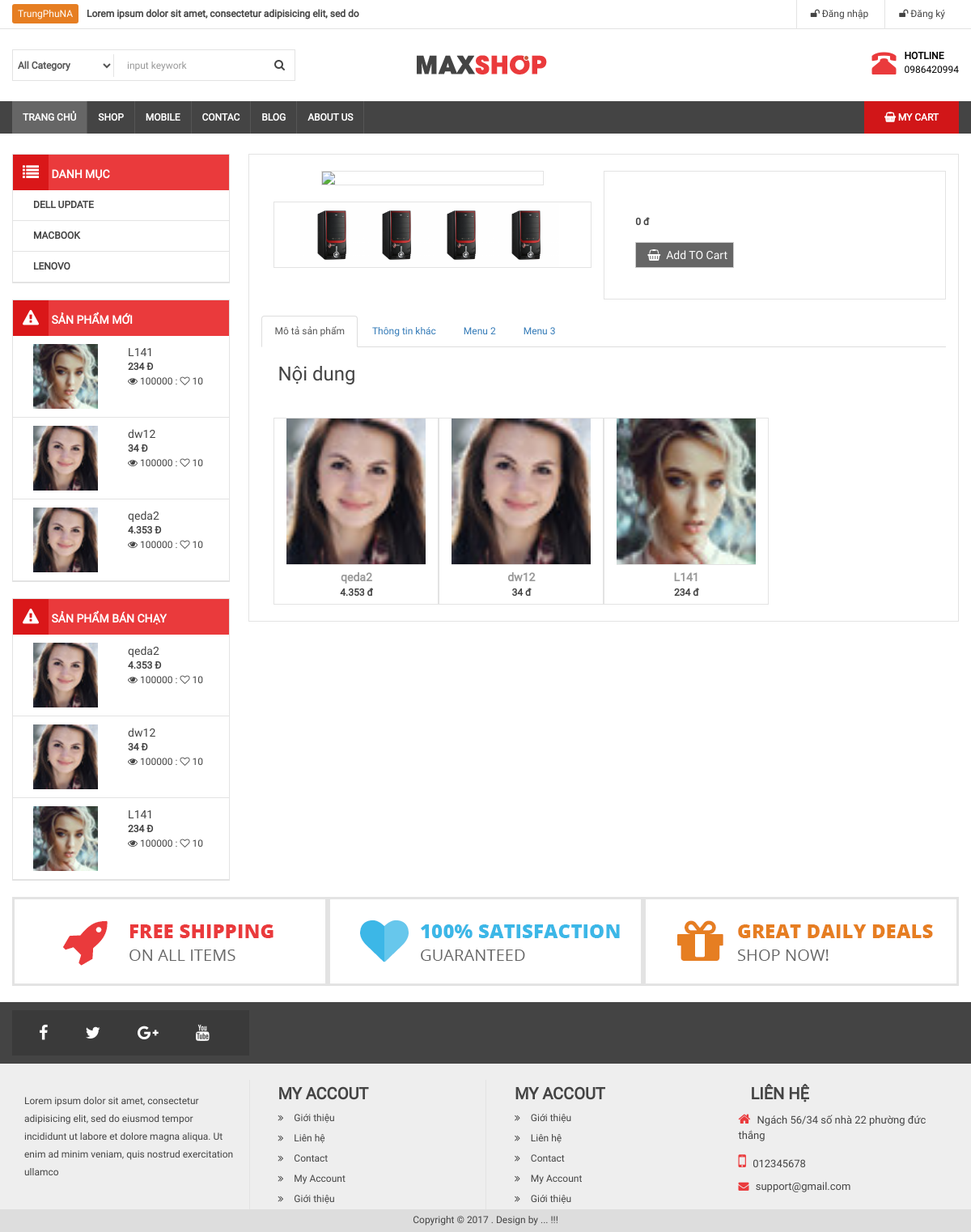
/chi-tiet-san-pham.php, run on an earlier commit of the app's database.
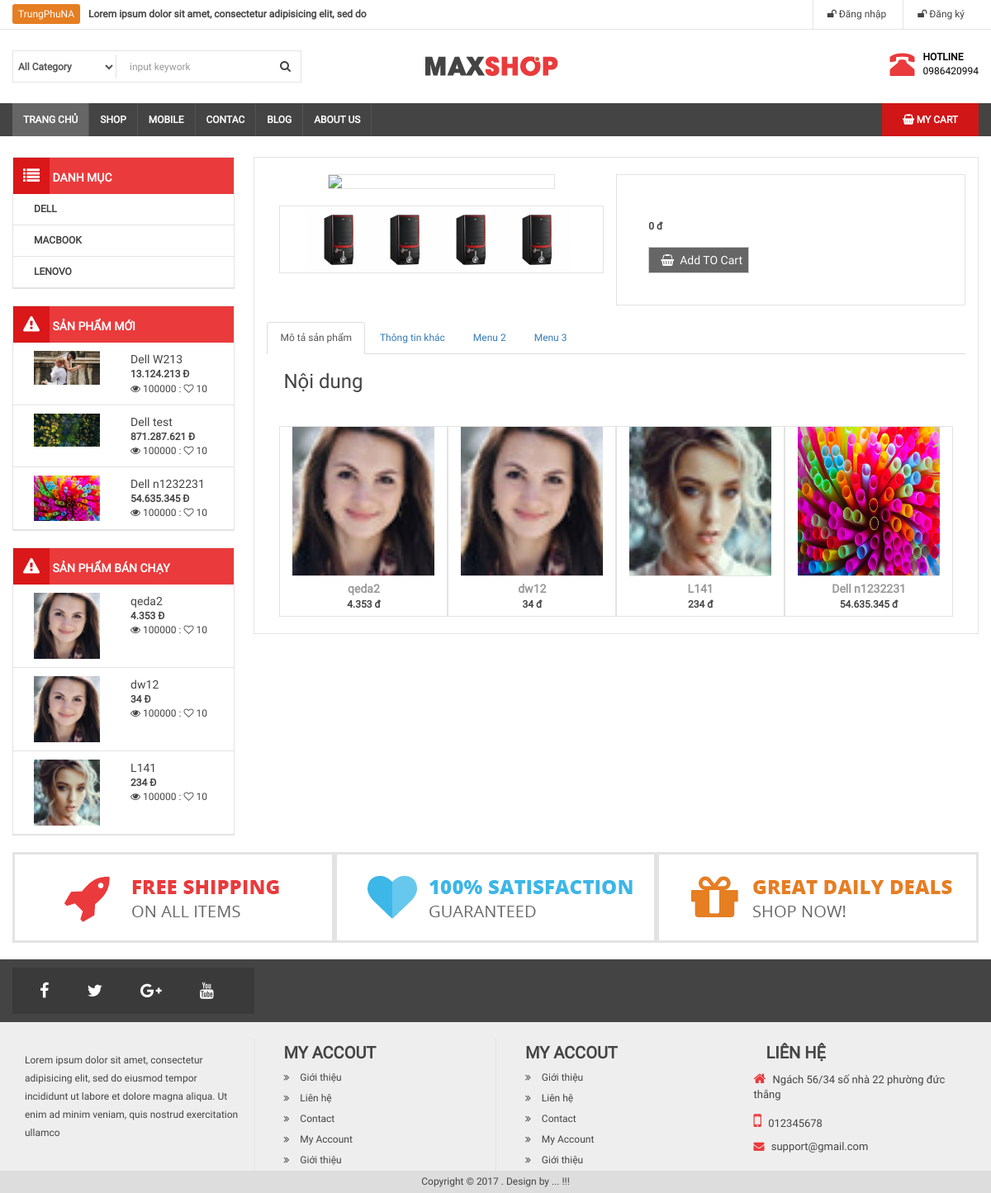
And on a later commit of the database.
### tables this page shows
CREATE TABLE `category` (
  `id` int(11) NOT NULL,
  `name` varchar(100) DEFAULT NULL,
  `slug` varchar(100) DEFAULT NULL,
  `images` varchar(100) DEFAULT NULL,
  `banner` varchar(100) DEFAULT NULL,
  `home` tinyint(4) DEFAULT '0',
  `status` tinyint(4) DEFAULT '1',
  `created_at` timestamp NULL DEFAULT CURRENT_TIMESTAMP,
  `updated_at` timestamp NULL DEFAULT CURRENT_TIMESTAMP ON UPDATE CURRENT_TIMESTAMP
);

CREATE TABLE `product` (
  `id` int(11) NOT NULL,
  `name` varchar(100) DEFAULT NULL,
  `slug` varchar(100) DEFAULT NULL,
  `price` int(11) DEFAULT NULL,
  `sale` tinyint(4) DEFAULT '0',
  `thumbnail` varchar(100) DEFAULT NULL,
  `category_id` int(11) DEFAULT NULL,
  `pay` int(11) DEFAULT '0',
  `content` text,
  `number` int(11) DEFAULT NULL,
  `head` int(11) DEFAULT '0',
  `view` int(11) DEFAULT '0',
  `hot` tinyint(4) DEFAULT '0',
  `created_at` timestamp NULL DEFAULT CURRENT_TIMESTAMP,
  `updated_at` timestamp NULL DEFAULT CURRENT_TIMESTAMP ON UPDATE CURRENT_TIMESTAMP
);

### libraries/Function.php (called while the page is built, shortened)
<?php
    function base_url()
    {
        return $url  = "http://localhost/web-shop/";
    }
    function uploads()
    {
        return base_url() . "public/uploads/";
    }
    function formatPrice($number){
        $number = intval($number);
        return $number = number_format($number,0,',','.')." đ";
    }
 ?>

### libraries/Database.php (called while the page is built, shortened)
<?php
    class Database
    {
        public $link;
        public function __construct()
        {
            $this->link = mysqli_connect("localhost", "root", "", "web_shop") or die ();
            mysqli_set_charset($this->link,"utf8");
        }
        public function fetchsql( $sql )
        {
            $result = mysqli_query($this->link,$sql) or die("Lỗi  truy vấn sql " .mysqli_error($this->link));
            $data = [];
            if( $result)
            {
                while ($num = mysqli_fetch_assoc($result))
                {
                    $data[] = $num;
                }
            }
            return $data;
        }
         public function fetchAll($table)
        {
            $sql = "SELECT * FROM {$table} WHERE 1" ;
            $result = mysqli_query($this->link,$sql) or die("Lỗi Truy Vấn fetchAll " .mysqli_error($this->link));
            $data = [];
            if( $result)
            {
                while ($num = mysqli_fetch_assoc($result))
                {
                    $data[] = $num;
                }
            }
            return $data;
        }
    }
?>

### autoload/autoload.php (called while the page is built, shortened)
<?php
	require_once __DIR__. "/../libraries/Database.php";
   	require_once __DIR__. "/../libraries/Function.php";
   	$db = new Database ;
   	$category = $db->fetchAll("category");
   	$sqlNew = "SELECT * FROM product WHERE 1 ORDER BY ID DESC LIMIT 3";
   	$productNew = $db->fetchsql($sqlNew);
      $sqlPay = "SELECT * FROM product WHERE 1 ORDER BY PAY DESC LIMIT 3";
      $productPay = $db->fetchsql($sqlPay);
?>

### chi-tiet-san-pham.php (the view, shortened to what the changed rows need)
<?php
   require_once __DIR__. "/autoload/autoload.php";
   $id = intval(getInput('id'));
   $sql = "SELECT * FROM product WHERE id != $id ORDER BY ID LIMIT 4";
   $sanPhamKemTheo = $db->fetchsql($sql);
?>
<?php require_once __DIR__. "/layouts/header.php"; ?>
                    <div class="col-md-9 bor">
                        <div class="col-md-12">
                        	<div class="showitem">
                                    <?php foreach ($sanPhamKemTheo as $item): ?>
                                        <div class="col-md-3 item-product bor">
                                            <a href="chi-tiet-san-pham.php?id=<?php echo $item['id'] ?>">
                                                <img src="<?php echo uploads() ?>product/<?php echo $item['thumbnail'] ?>" class="" width="100%" height="180">
                                            </a>
                                            <div class="info-item">
                                                <a href="chi-tiet-san-pham.php?id=<?php echo $item['id'] ?>"><?php echo $item['name'] ?></a>
                                                <?php if ($item['sale'] > 0): ?>
                                                    <p><strike class="sale"><?php echo formatPrice($item['price']) ?></strike> <b class="price"><?php echo formatPriceSale($item['price'], $item['sale']) ?></b></p>
                                                <?php else : ?>
                                                    <p><b><?php echo formatPrice($item['price']) ?></b></p>
                                                <?php endif ?>
                                            </div>
                                        </div>
                                    <?php endforeach ?>
                                </div>
                        </div>
                    </div>
<?php require_once __DIR__. "/layouts/footer.php"; ?>

### layouts/header.php (shortened to what the changed rows need)
<!DOCTYPE html>
<html>
    <head>
        <link rel="stylesheet" type="text/css" href="<?php echo base_url() ?>public/frontend/css/font-awesome.min.css">
        <link rel="stylesheet" type="text/css" href="<?php echo base_url() ?>public/frontend/css/bootstrap.min.css">
        <link rel="stylesheet" type="text/css" href="<?php echo base_url() ?>public/frontend/css/slick.css"/>
        <link rel="stylesheet" type="text/css" href="<?php echo base_url() ?>public/frontend/css/slick-theme.css"/>
        <link rel="stylesheet" type="text/css" href="<?php echo base_url() ?>public/frontend/css/style.css">
    </head>
    <body>
        <div id="wrapper">
            <div id="maincontent">
                <div class="container">
                    <div class="col-md-3  fixside" >
                        <div class="box-left box-menu" >
                            <ul>
                            	<?php foreach ($category as $item): ?>
                            		<li>
                            			<a href="danh-muc-san-pham.php?id=<?php echo $item['id'] ?>"><?php echo $item['name'] ?></a>
                            		</li>
                            	<?php endforeach ?>
                            </ul>
                        </div>
                        <div class="box-left box-menu">
                            <ul>
                                <?php foreach ($productNew as $item): ?>
                                	<li class="clearfix">
	                                    <a href="">
	                                        <img src="<?php echo uploads() ?>product/<?php echo $item['thumbnail'] ?>" class="img-responsive pull-left" width="80" height="80">
	                                        <div class="info pull-right">
	                                            <p class="name"><?php echo $item['name'] ?></p >
                                                <?php if ($item['sale'] > 0): ?>
                                                    <p><strike class="sale"><?php echo formatPrice($item['price']) ?></strike> <b class="price"><?php echo formatPriceSale($item['price'], $item['sale']) ?></b></p>
                                                <?php else : ?>
                                                    <p><b><?php echo formatPrice($item['price']) ?></b></p>
                                                <?php endif ?>
	                                            <span class="view"><i class="fa fa-eye"></i> 100000 : <i class="fa fa-heart-o"></i> 10</span>
	                                        </div>
	                                    </a>
	                                </li>
                                <?php endforeach ?>
                            </ul>
                        </div>
                        <div class="box-left box-menu">
                            <ul>
                                <?php foreach ($productPay as $item): ?>
                                    <li class="clearfix">
                                        <a href="">
                                            <img src="<?php echo uploads() ?>product/<?php echo $item['thumbnail'] ?>" class="img-responsive pull-left" width="80" height="80">
                                            <div class="info pull-right">
                                                <p class="name"><?php echo $item['name'] ?></p >
                                                <?php if ($item['sale'] > 0): ?>
                                                    <p><strike class="sale"><?php echo formatPrice($item['price']) ?></strike> <b class="price"><?php echo formatPriceSale($item['price'], $item['sale']) ?></b></p>
                                                <?php else : ?>
                                                    <p><b><?php echo formatPrice($item['price']) ?></b></p>
                                                <?php endif ?>
                                                <span class="view"><i class="fa fa-eye"></i> 100000 : <i class="fa fa-heart-o"></i> 10</span>
                                            </div>
                                        </a>
                                    </li>
                                <?php endforeach ?>
                            </ul>
                        </div>
                    </div>

What changed in the data, as far as the page shows it:
no longer on one of the page's lists (row edited): product: name "qeda2", price "4.353 Đ"
no longer on one of the page's lists (row edited): product: name "dw12", price "34 Đ"
no longer on one of the page's lists (row edited): product: name "L141", price "234 Đ"
changed category: name "DELL UPDATE" → "DELL"
added product: thumbnail (picture), name "Dell W213", price "13.124.213 Đ", shown under "SẢN PHẨM MỚI"
added product: thumbnail (picture), name "Dell test", price "871.287.621 Đ", shown under "SẢN PHẨM MỚI"
added product: thumbnail (picture), name "Dell n1232231", price "54.635.345 Đ", price "54.635.345 đ"
